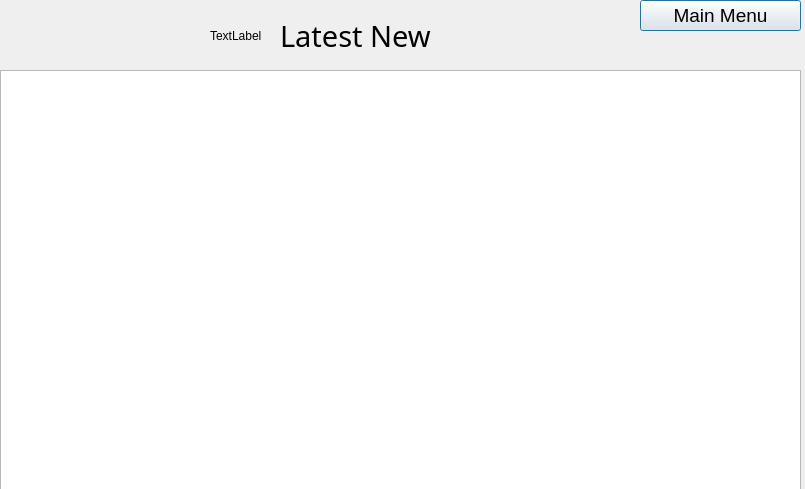
<?xml version="1.0" encoding="UTF-8"?>
<ui version="4.0">
 <class>updates</class>
 <widget class="QDialog" name="updates">
  <property name="geometry">
   <rect>
    <x>0</x>
    <y>0</y>
    <width>805</width>
    <height>489</height>
   </rect>
  </property>
  <property name="windowTitle">
   <string>Dialog</string>
  </property>
  <widget class="QLabel" name="label">
   <property name="geometry">
    <rect>
     <x>280</x>
     <y>10</y>
     <width>151</width>
     <height>51</height>
    </rect>
   </property>
   <property name="font">
    <font>
     <family>Tempus Sans ITC</family>
     <pointsize>22</pointsize>
    </font>
   </property>
   <property name="text">
    <string>Latest News</string>
   </property>
  </widget>
  <widget class="QTableView" name="tableView">
   <property name="geometry">
    <rect>
     <x>0</x>
     <y>70</y>
     <width>801</width>
     <height>421</height>
    </rect>
   </property>
   <property name="font">
    <font>
     <family>Nyala</family>
     <pointsize>18</pointsize>
    </font>
   </property>
   <property name="styleSheet">
    <string notr="true">gridline-color: rgb(0, 0, 127);</string>
   </property>
   <attribute name="horizontalHeaderDefaultSectionSize">
    <number>800</number>
   </attribute>
   <attribute name="verticalHeaderDefaultSectionSize">
    <number>40</number>
   </attribute>
  </widget>
  <widget class="QPushButton" name="pushButton">
   <property name="geometry">
    <rect>
     <x>640</x>
     <y>0</y>
     <width>161</width>
     <height>31</height>
    </rect>
   </property>
   <property name="font">
    <font>
     <family>MS Sans Serif</family>
     <pointsize>14</pointsize>
    </font>
   </property>
   <property name="text">
    <string>Main Menu</string>
   </property>
  </widget>
  <widget class="QLabel" name="img">
   <property name="geometry">
    <rect>
     <x>0</x>
     <y>0</y>
     <width>801</width>
     <height>491</height>
    </rect>
   </property>
   <property name="autoFillBackground">
    <bool>true</bool>
   </property>
   <property name="text">
    <string/>
   </property>
  </widget>
  <widget class="QLabel" name="img_news">
   <property name="geometry">
    <rect>
     <x>210</x>
     <y>0</y>
     <width>91</width>
     <height>71</height>
    </rect>
   </property>
   <property name="text">
    <string>TextLabel</string>
   </property>
  </widget>
  <zorder>img</zorder>
  <zorder>label</zorder>
  <zorder>tableView</zorder>
  <zorder>pushButton</zorder>
  <zorder>img_news</zorder>
 </widget>
 <resources/>
 <connections/>
</ui>
